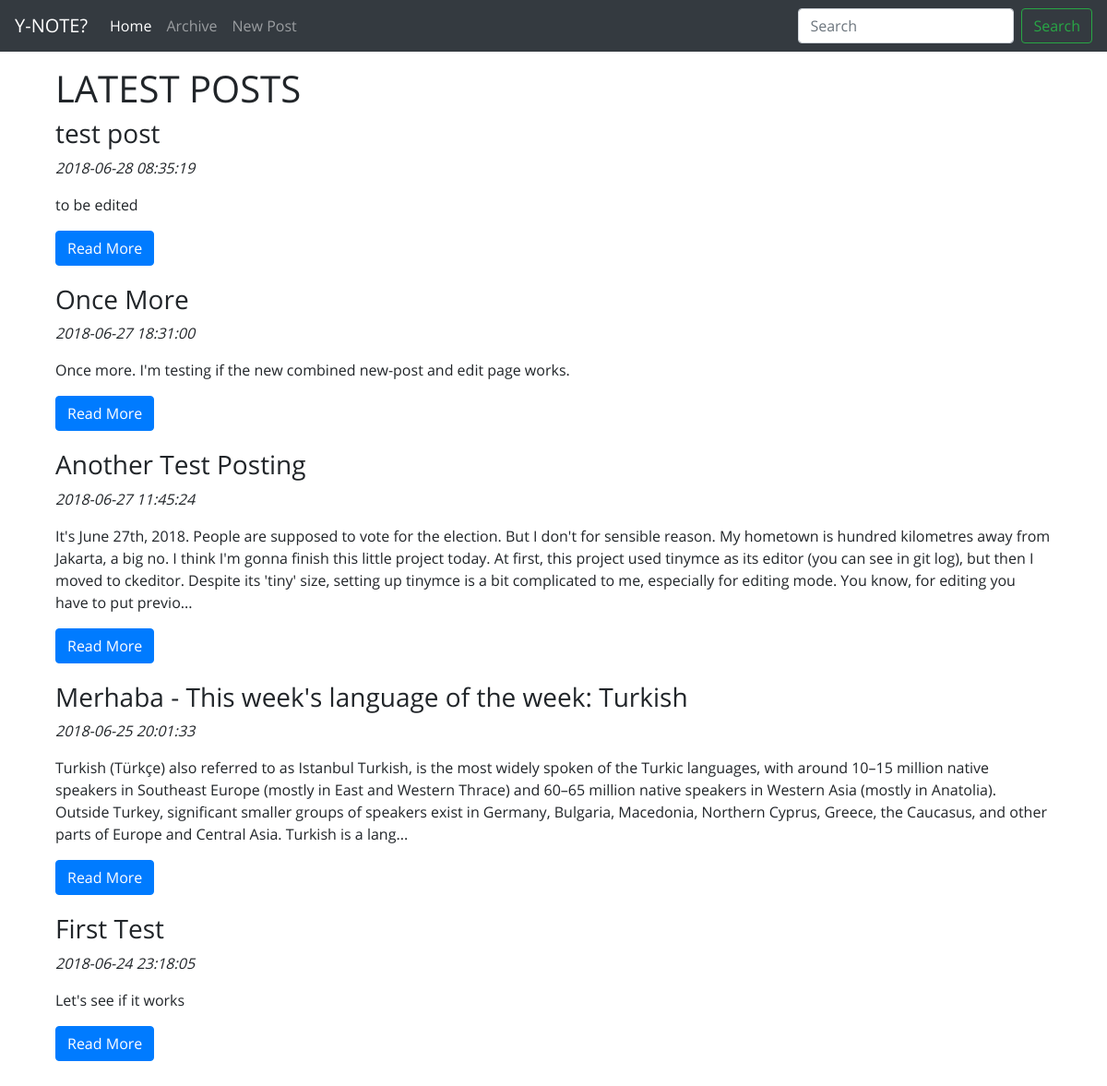
Before: / with the older database file.
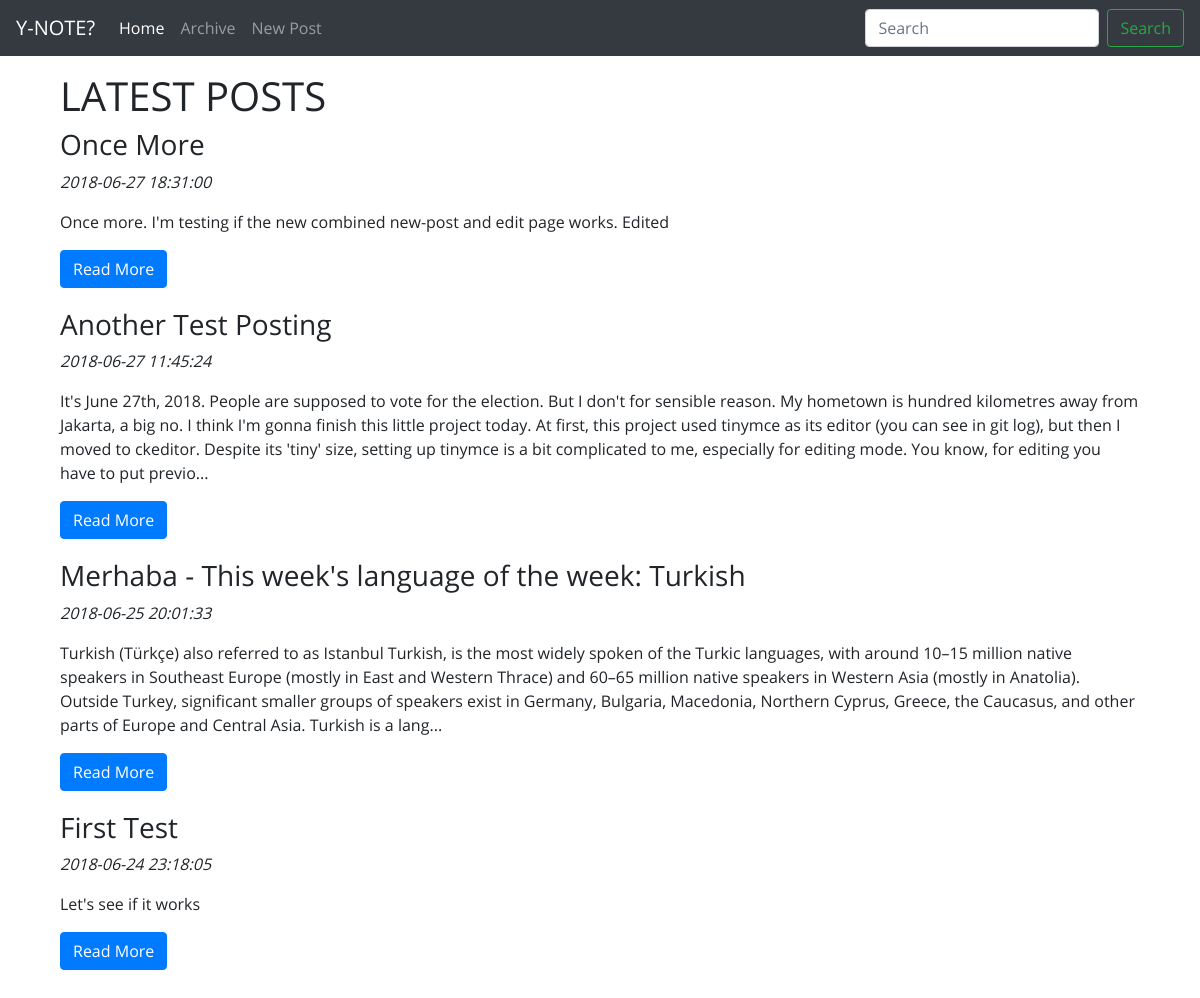
After: the same page with the newer database file.
### tables this page shows
CREATE TABLE `posts` (
  `id_post` int(11) NOT NULL AUTO_INCREMENT,
  `date_post` datetime DEFAULT NULL,
  `date_modified` datetime DEFAULT NULL,
  `title_post` varchar(255) DEFAULT NULL,
  `content` text,
  PRIMARY KEY (`id_post`)
);

### index.php (the view, shortened to what this page needs)
<?php
    include "header.php";
    include "navbar.php";
    include_once "config.php";
    $sql = "SELECT *
            FROM posts
            ORDER BY date_post DESC
            LIMIT 5";
    $result_sql = mysqli_query($db_handle, $sql);
?>
<div class="container">
    <h1>LATEST POSTS</h1>
    <?php
        while($row = mysqli_fetch_array($result_sql)) {
            $content_no_html = strip_tags($row['content']);
            $content_crop = substr($content_no_html, 0, 500);
            if (mb_strlen($content_no_html, 'utf8') > 500) {
                $content_crop .= '...';
            }
            echo <<<EOD
    <div class="row post-showcase">
        <div class="col-md-12">
            <h3>{$row['title_post']}</h3>
            <p><em>{$row['date_post']}</em><p>
            <p>{$content_crop}</p>
            <a href="readpost.php?id-post={$row['id_post']}" class="btn btn-primary">Read More</a>
        </div>
    </div>
EOD;
        };
    ?>
</div>
<?php include "tail.php" ?>

### header.php (shortened to what this page needs)
<!DOCTYPE html>
<head>
    <link rel="stylesheet" href="assets/css/bootstrap.min.css">
    <link rel="stylesheet" href="assets/css/OpenSans.css">
    <?php
        if(isset($style)) {
            echo "<link rel='stylesheet' href='assets/css/".$style."'>";
        } else {
            echo "<link rel='stylesheet' href='assets/css/index.css'>";
        }
    ?>
</head>
<body>
    <div class="container">

### navbar.php (shortened to what this page needs)
<nav class="navbar navbar-expand-md navbar-dark fixed-top bg-dark">
  <a class="navbar-brand" href="/ynote">Y-NOTE?</a>
  <div class="collapse navbar-collapse" id="navbarCollapse">
    <ul class="navbar-nav mr-auto">
      <li class="nav-item active">
        <a class="nav-link" href="/ynote/">Home
        </a>
      </li>
      <li class="nav-item">
        <a class="nav-link" href="/ynote/archive.php">Archive</a>
      </li>
      <li class="nav-item">
        <a class="nav-link" href="/ynote/posting.php">New Post</a>
      </li>
    </ul>
    <form class="form-inline mt-2 mt-md-0" action="search.php" method="get">
      <input class="form-control mr-sm-2" name="search" type="text" placeholder="Search" aria-label="Search">
      <button class="btn btn-outline-success my-2 my-sm-0" type="submit">Search</button>
    </form>
  </div>
</nav>

### tail.php (shortened to what this page needs)
</div>
</body>
</html>

### assets/css/index.css (style rules this page uses)
body { min-height: 75rem; padding-top: 4.5rem; padding-bottom: 4rem; font-family: 'Open Sans', Courier, monospace; }
.post-showcase { margin-bottom: 20px; }

Changed rows visible on the page:
removed posts: title_post "test post", date_post "2018-06-28 08:35:19", content "to be edited"
changed posts "Once More": content "Once more. I'm testing if the new combined new-post and edit page works." → "Once more. I'm testing if the new combined new-post and edit page works. Edited"
